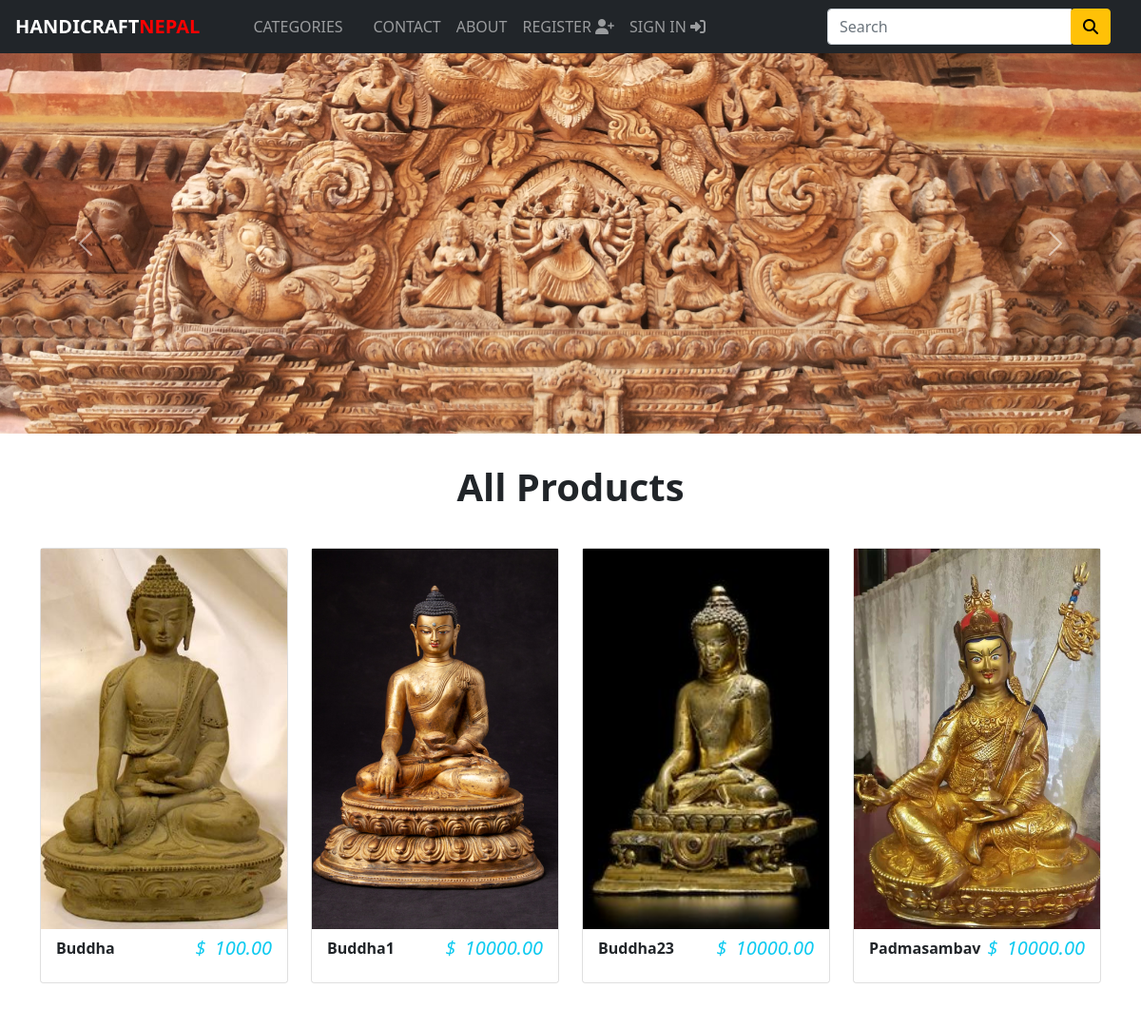
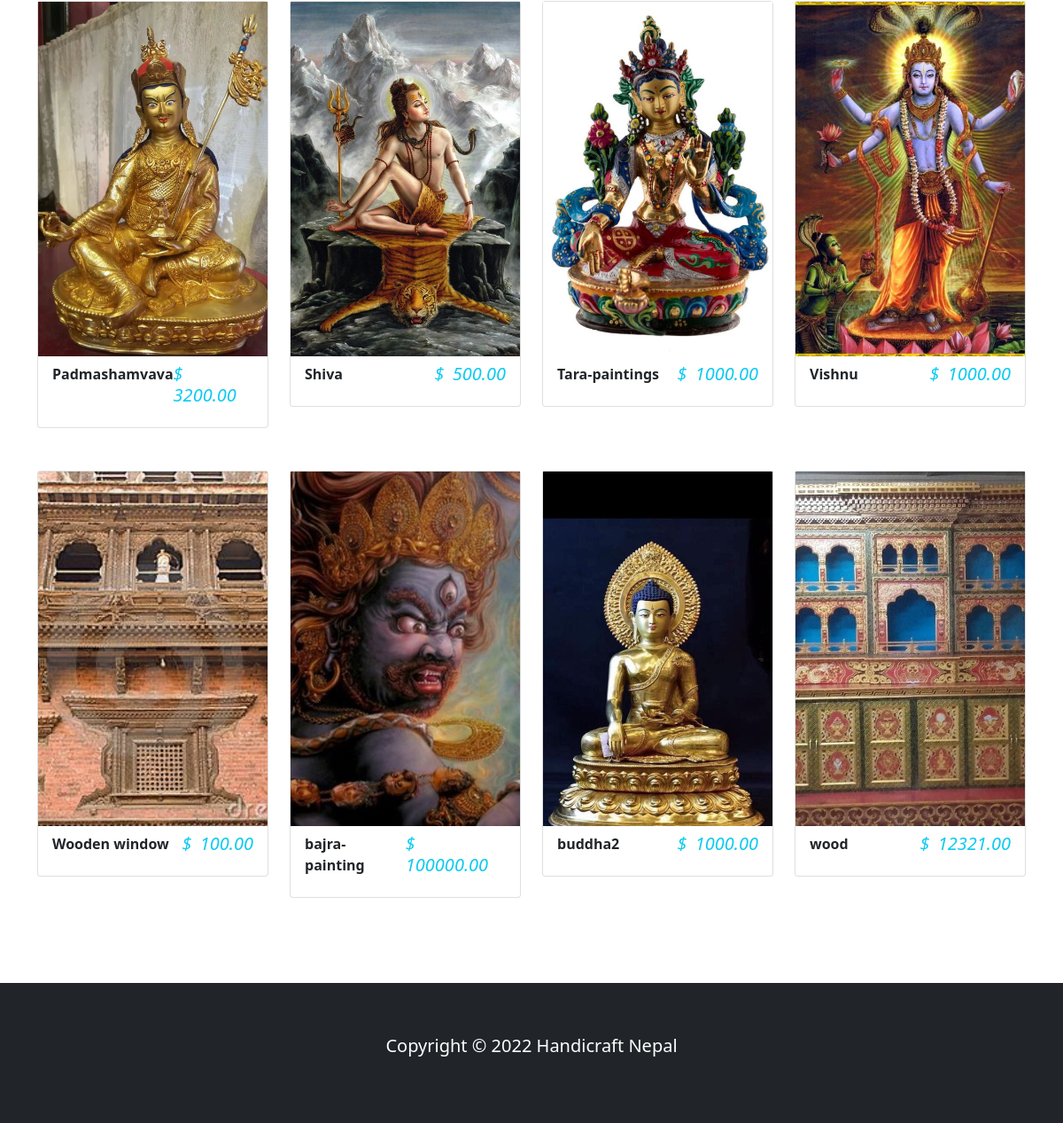
The app's page /, older data (2 pictures, top to bottom).
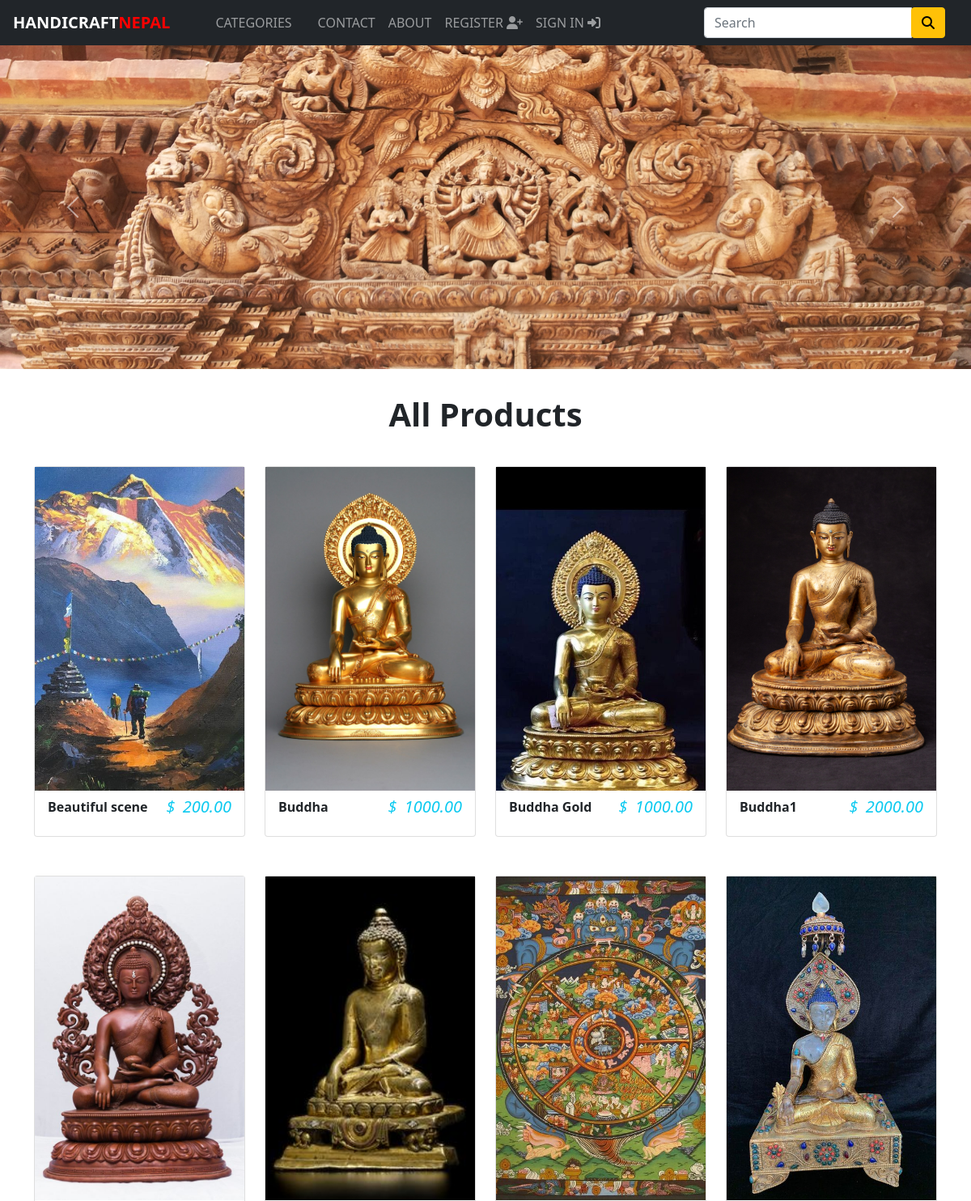
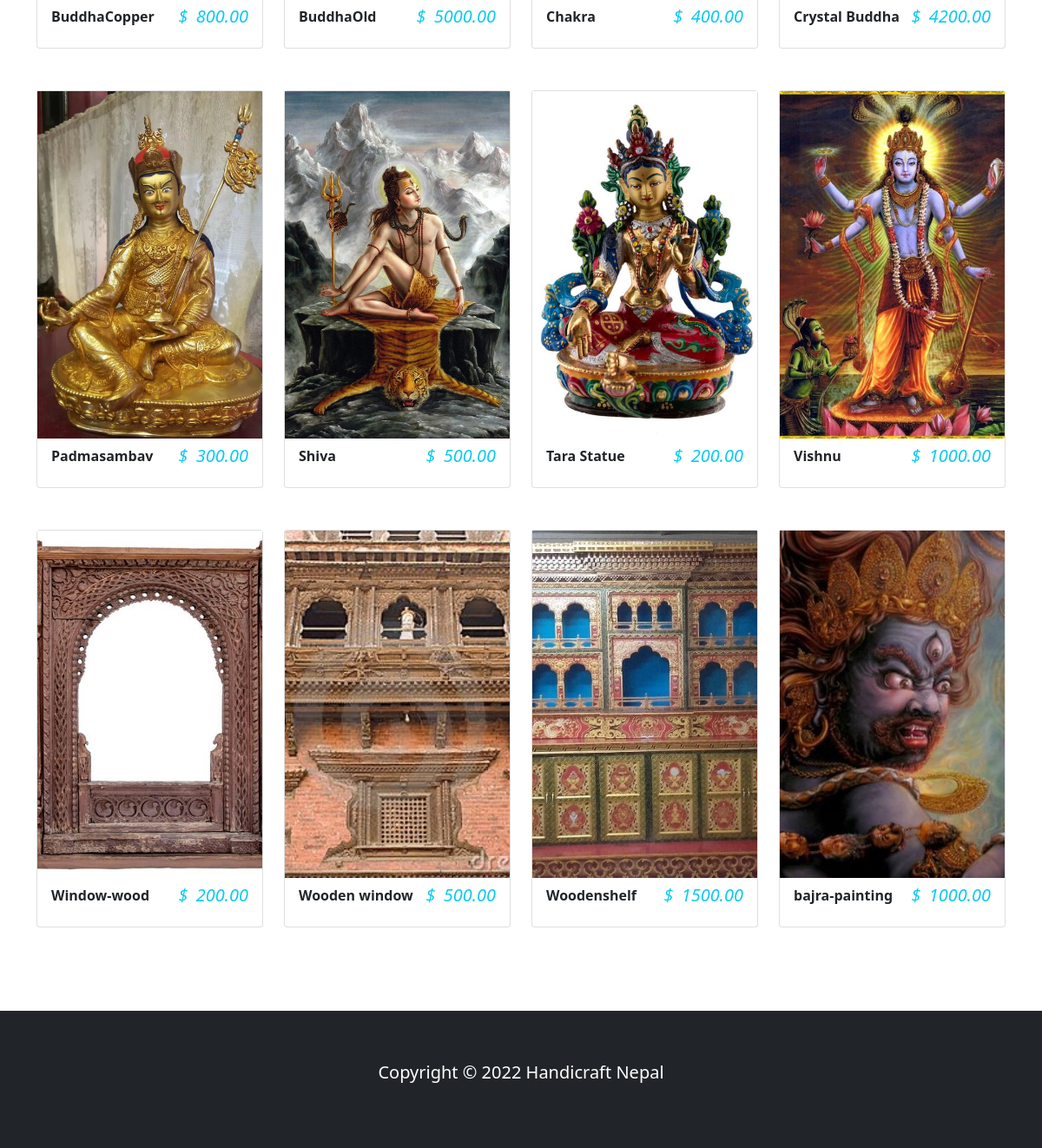
The same page, newer data (2 pictures, top to bottom).
### store/models.py (models this page shows, shortened)
class Product(models.Model):
    name=models.CharField(max_length=250,unique=False)
    slug=models.SlugField(max_length=250,unique=True)
    description=models.TextField(blank=True)
    category=models.ForeignKey(Category,on_delete=models.CASCADE)
    price=models.DecimalField(max_digits=10,decimal_places=2)
    image=models.ImageField(upload_to="product",blank=True)
    stock=models.IntegerField()
    available=models.BooleanField(default=True)
    created=models.DateTimeField(auto_now_add=True)
    updated=models.DateTimeField(auto_now=True)
    class Meta:
        ordering = ('name',)
        verbose_name='product'
        verbose_name_plural='products'
    def get_url(self):
        return reverse('product_detail',args=[self.category.slug,self.slug])

### store/views.py (the view)
# urls.py: 2. Add a URL to urlpatterns:  path('', views.home, name='home')
def home(request, category_slug=None):
    category_page = None
    products = None
    if category_slug != None:
        category_page = get_object_or_404(Category, slug=category_slug)
        products = Product.objects.filter(
            category=category_page, available=True)
    else:
        products = Product.objects.all().filter(available=True)
    return render(request, "home.html", {'category': category_page, 'products': products})

### store/context_processors.py (called while the page is built)
def counter(request):
    item_count=0
    if 'admin' in request.path:
        return {}
    else:
        try:
            cart=Cart.objects.filter(cart_id=_cart_id(request))
            cart_items=CartItem.objects.all().filter(cart=cart[:1])
            for cart_item in cart_items:
                item_count += cart_item.quantity
        except Cart.DoesNotExist:
            item_count = 0
    return dict(item_count=item_count)

def menu_links(request):
    links = Category.objects.all()
    return dict(links=links)

### store/models.py (called while the page is built)
    def get_url(self):
        return reverse('products_by_category',args=[self.slug])

### store/views.py (called while the page is built)
def _cart_id(request):
    cart = request.session.session_key
    if not cart:
        cart = request.session.create()
    return cart

### store/templates/home.html (shortened to what this page needs)
{%extends 'base.html'%}
{% load static %}
{%block content%}
<div id="carouselPictures" class="carousel slide carousel" data-bs-ride="carousel">
    <div class="carousel-inner">
        <div class="carousel-item active">
            <img src="{%static 'img/wood.jpg'%}" style="object-fit:cover;" width="100%" height="400px" alt="...">
        </div>
    </div>
    <button class="carousel-control-prev" type="button" data-bs-target="#carouselPictures" data-bs-slide="prev">
        <span class="carousel-control-prev-icon" aria-hidden="true"></span>
    </button>
    <button class="carousel-control-next" type="button" data-bs-target="#carouselPictures" data-bs-slide="next">
        <span class="carousel-control-next-icon" aria-hidden="true"></span>
    </button>
</div>
<div class="py-4">
    <div class="container">
        <div class="row">
            <div class="col-10 mx-auto my-2 text-center">
                <h1 class="text-captitalze fw-bold">
                    All Products {{category.name}}
                </h1>
            </div>
        </div>
    </div>
</div>
<div class="container">
    <div class="row">
        {% for product in products%}
        <div class="col-9 mx-auto col-md-6 col-lg-3">
            <div class="card mb-5" >
                <div class="p-0">
                    <a href="{{product.get_url}}">
                    <img src="{{product.image.url}}" style="object-fit: cover;height: 400px;width:100%;"
                        class="card-image-top" alt="{{product.name}}">
                </a>
                </div>
                <div class="card-footer d-flex justify-content-between" style="background: transparent;border: transparent;">
                    <p class="fw-bold mb-0">
                        {{product.name}}
                    </p>
                    <h5 class="text-info fst-italic mb-3 ">
                        <span class="me-1">$ </span>{{product.price}}
                    </h5>
                </div>
            </div>
        </div>
        {%endfor%}
    </div>
</div>
{%endblock%}

### store/templates/base.html (shortened to what this page needs)
{%load static%}
<!doctype html>
<html lang="en">
  <head>
    <link rel="stylesheet" href="{%static 'css/base.css'%}">
    <link rel="stylesheet" href="{%static 'css/cart.css'%}">
    <link href="https://cdn.jsdelivr.net/npm/bootstrap@5.1.3/dist/css/bootstrap.min.css" rel="stylesheet">
  </head>
  <body>
    {%include 'navbar.html'%}
    {%block content%}
    {%endblock%}
  </body>
  {%include 'footer.html'%}
</html>

### store/templates/navbar.html (shortened to what this page needs)
<nav class="navbar navbar-expand-md navbar-dark bg-dark px-3">
    <a href="{%url 'home'%}" class="navbar-brand text-uppercase fw-bold">Handicraft<span style="color: red;">Nepal</span></a>
    <div class="collapse navbar-collapse justify-content-between mx-3" id="nav" >
    <ul class="navbar-nav text-light text-uppercase " >
        <li class="nav-item mx-3" >
          <a class="nav-link" data-bs-toggle="dropdown">Categories</a>
      </li>
        <li class="nav-item"><a class="nav-link" href="{%url 'contact'%}">Contact</a></li>
        <li class="nav-item"><a class="nav-link" href="{%url 'about'%}">About</a></li>
        {%if request.user.is_authenticated and request.user.first_name%}
        <li class="nav-item dropdown" style="cursor:pointer">
          <a class="nav-link" data-bs-toggle="dropdown">
            Welcome {{request.user.first_name}} <i class="fas fa-user circle"></i>
          </a>
          <div class="dropdown-menu">
            <a  class="dropdown-item"  href="{%url 'order_history'%}">Order History</a>
          </li>
          <li class="nav-item">
          <a class="nav-link" href="{%url 'signout'%}">
           Sign out <i class="fas fa-sign-out-alt"></i>
          </a>
          </li>
          {%else%}
          <li class="nav-item">
            <a class="nav-link" href="{%url 'signup'%}">
            Register <i class="fas fa-user-plus"></i>
            </a>
            </li>
            <li class="nav-item">
              <a class="nav-link" href="{%url 'signin'%}">
               Sign in <i class="fas fa-sign-in-alt"></i>
              </a>
              </li>
        {%endif%}
    </ul>
    <form class="form-inline ml-3 " action="{%url 'search'%}" method="GET">
        <div class="input-group">
        <input type="text" name="title" class="form-control" placeholder="Search">
        <div class="input-group-append">
            <button type="submit" class="btn btn-warning" name="button"><i class="fa fa-search"></i></button>
        </div>
      </div>
    </form>
    </div>
</nav>

### store/templates/footer.html
<footer class="bg-dark text-white mt-5 py-5 ">
    <div class="footer-copyright text-center py-2">
        <p class="lead text-center">Copyright &copy; 2022 Handicraft Nepal</p>
    </div>
</footer>

Row changes from the older to the newer data that the page shows:
added Product: image (picture), name "Beautiful scene", price "200.00"
changed Product "Buddha": image: a different picture; price "100.00" → "1000.00"
changed Product: name "buddha2" → "Buddha Gold"; moves up the list
changed Product "Buddha1": price "10000.00" → "2000.00"
added Product: image (picture), name "BuddhaCopper", price "800.00"
changed Product: name "Buddha23" → "BuddhaOld"; price "10000.00" → "5000.00"
added Product: image (picture), name "Chakra", price "400.00"
changed Product: image: a different picture; name "Padmashamvava" → "Crystal Buddha"; price "3200.00" → "4200.00"; moves down the list
changed Product "Padmasambav": price "10000.00" → "300.00"
changed Product: name "Tara-paintings" → "Tara Statue"; price "1000.00" → "200.00"
added Product: image (picture), name "Window-wood", price "200.00"
changed Product "Wooden window": price "100.00" → "500.00"
changed Product: name "wood" → "Woodenshelf"; price "12321.00" → "1500.00"; moves up the list
changed Product "bajra-painting": price "100000.00" → "1000.00"
